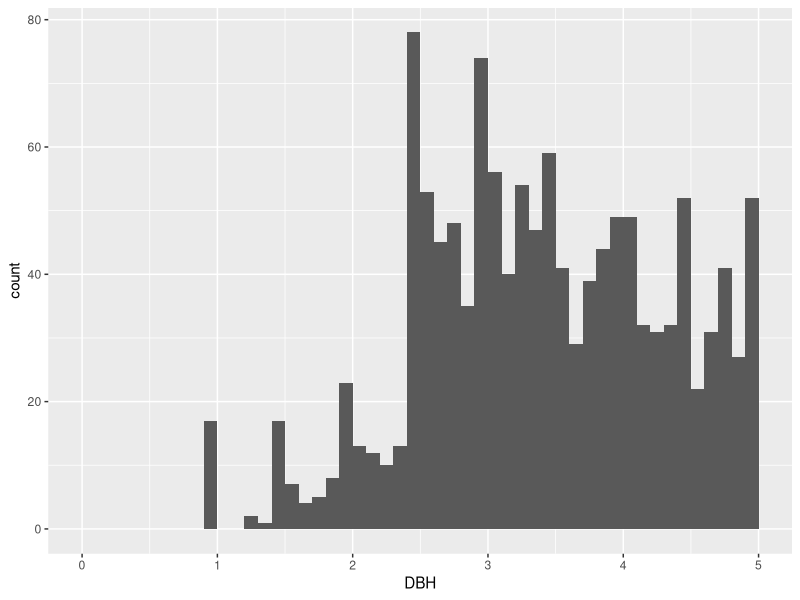
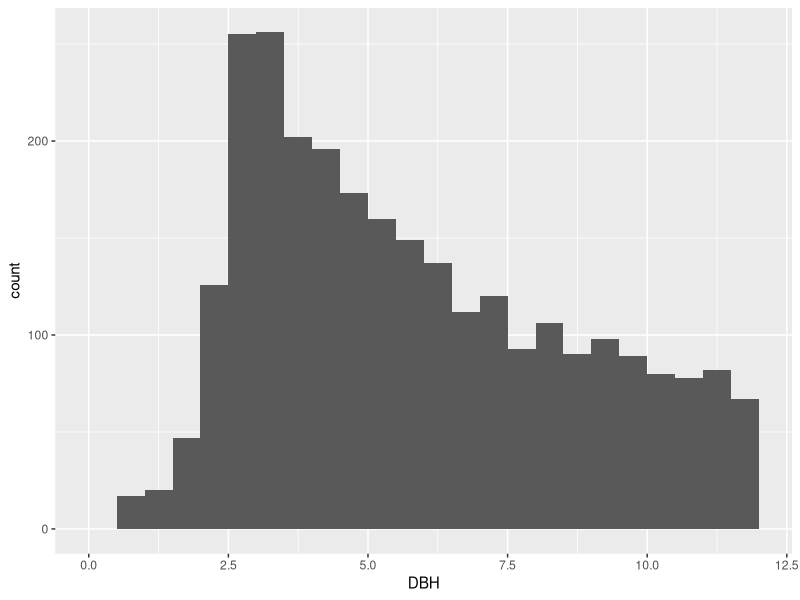
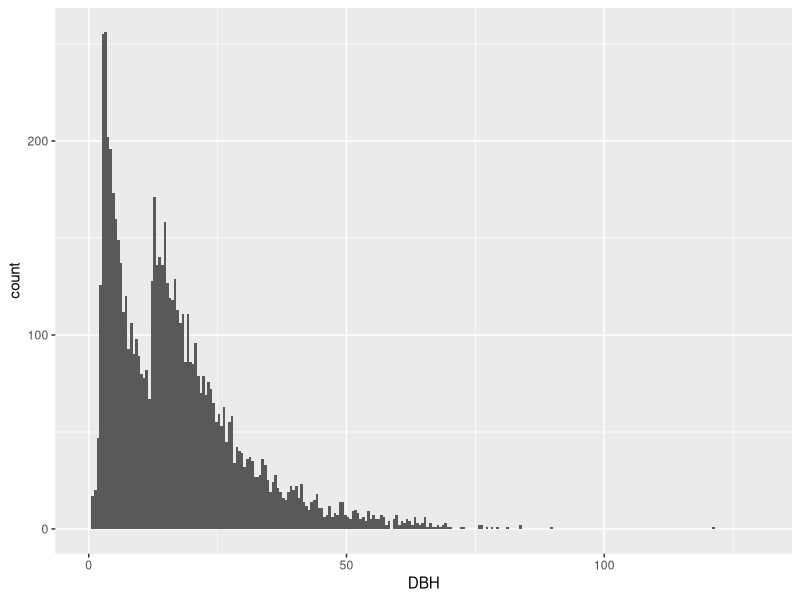

R code for these plots, in order:
# Aaron Tayal
# 4/24/2025
# 2004-2005 trees
# The goal is to generate a data table where each row is a plot, and each
# column is a species of tree. The values would be the basal area of trees
# of that species.

# The purpose is to try and understand the range of "initial" amounts of 
# ash trees in the plots, as well as "initial" amounts of non-ash trees. Then
# the goal of the 2025 research is to see whether non-ash tree species
# exhibited compensatory growth in response to ash-tree mortality (specifically
# within hydric forests)

# Did the basal area of non-ash trees increase within plots that had a high
# amount of ash trees initially?

# Another goal is to look at the waterlogging tolerance of the trees. The goal
# is to determine whether the composition of trees moved towards more flood
# tolerant trees. With that in mind, I'll look at data compiled in the paper
# Niinemets and Valladares 2006, as well as at wetland indicator status.

# Note: because of issues with identifying the elm species (Ulmus rubra vs.
# Ulmus americana, this complicates the goal of examining waterlogging tolerance.

library(dplyr)
library(ggplot2)

# Import the data ##############################################################

dat_04_05 <- read.csv("2004-05_data/EAB_Michigan_2004_2005_trees.csv")
dat_04_05$DBH <- as.numeric(dat_04_05$DBH.12.5cm.or.greater.measured.at.1.37m.from.base)

# Look at the distribution of diameters:
ggplot(data=dat_04_05, aes(x=DBH)) + geom_histogram(breaks=seq(0,5,0.1))
# A few trees have DBH lower than 2.5 cm - not sure why
ggplot(data=dat_04_05, aes(x=DBH)) + geom_histogram(breaks=seq(0,12,0.5))
ggplot(data=dat_04_05, aes(x=DBH)) + geom_histogram(breaks=seq(0,130,0.5))
# The spike at 12.5 cm DBH is because this was the cutoff for measuring 
# trees in the 18 m radius main plot

# Look at the different species of tree:
dat_04_05$Genus.Species <- as.factor(dat_04_05$Genus.Species)
table(dat_04_05$Genus.Species)
species <- levels(dat_04_05$Genus.Species)

# Where was Elaeagnus umbellata found (Autumn olive)?
autumn_olive_rows <- dat_04_05[(dat_04_05$Genus.Species == "Elaeagnus umbellata"),]

# Where was Toxicodendron vernix found (Poison sumac)?
poison_sumac_rows <- dat_04_05[(dat_04_05$Genus.Species == "Toxicodendron vernix"),]


# Big trees >=12.5 cm ##########################################################

# Subset the data to just the trees bigger than 12.5 cm DBH:
dat_04_05_big_trees <- dat_04_05 %>% filter(DBH >= 12.5)

table(dat_04_05_big_trees$Genus.Species)

# Create a plot-level summary
big_trees_by_plot <- dat_04_05_big_trees %>% group_by(Plot.ID) %>% 
  summarise(total_trees = n(),
            total_BA = sum(3.141592654 * ( (DBH / 200) ^ 2 ), na.rm = T),
            Acer = sum(grepl("Acer", Genus.Species, fixed = TRUE)),
            Ailanthus = sum(grepl("Ailanthus", Genus.Species, fixed = TRUE)),
            Amelanchier = sum(grepl("Amelanchier", Genus.Species, fixed = TRUE)),
            Betula = sum(grepl("Betula", Genus.Species, fixed = TRUE)),
            Carpinus = sum(grepl("Carpinus", Genus.Species, fixed = TRUE)),
            Carya = sum(grepl("Carya", Genus.Species, fixed = TRUE)),
            Cornus = sum(grepl("Cornus", Genus.Species, fixed = TRUE)),
            Crataegus = sum(grepl("Crataegus", Genus.Species, fixed = TRUE)),
            Elaeagnus = sum(grepl("Elaeagnus", Genus.Species, fixed = TRUE)),
            Fagus = sum(grepl("Fagus", Genus.Species, fixed = TRUE)),
            Fraxinus = sum(Genus.Species == "FRAM" | Genus.Species == "FRNI" |
                             Genus.Species == "FRPE"),
            Gleditsia = sum(grepl("Gleditsia", Genus.Species, fixed = TRUE)),
            Hamamelis = sum(grepl("Hamamelis", Genus.Species, fixed = TRUE)),
            Juglans = sum(grepl("Juglans", Genus.Species, fixed = TRUE)),
            Juniperus = sum(grepl("Juniperus", Genus.Species, fixed = TRUE)),
            Larix = sum(grepl("Larix", Genus.Species, fixed = TRUE)),
            Liriodendron = sum(grepl("Liriodendron", Genus.Species, fixed = TRUE)),
            Ostraya = sum(grepl("Ostraya", Genus.Species, fixed = TRUE)),
            Pinus = sum(grepl("Pinus", Genus.Species, fixed = TRUE)),
            Populus = sum(grepl("Populus", Genus.Species, fixed = TRUE)),
            Prunus = sum(grepl("Prunus", Genus.Species, fixed = TRUE)),
            Quercus = sum(grepl("Quercus", Genus.Species, fixed = TRUE)),
            Rhamnus = sum(grepl("Rhamnus", Genus.Species, fixed = TRUE)),
            Robinia = sum(grepl("Robinia", Genus.Species, fixed = TRUE)),
            Sassafras = sum(grepl("Sassafras", Genus.Species, fixed = TRUE)),
            Tilia = sum(grepl("Tilia", Genus.Species, fixed = TRUE)),
            Toxicodendron = sum(grepl("Toxicodendron", Genus.Species, fixed = TRUE)),
            Ulmus = sum(grepl("Ulmus", Genus.Species, fixed = TRUE)),
            Unknown = sum(grepl("Unknown", Genus.Species, fixed = TRUE)),
            Viburnum = sum(grepl("Viburnum", Genus.Species, fixed = TRUE)))

tree_genera <- c("Acer","Ailanthus","Amelanchier","Betula","Carpinus","Carya",
                 "Cornus","Crataegus","Elaeagnus","Fagus","Fraxinus","Gleditsia",
                 "Hamamelis","Juglans","Juniperus","Larix","Liriodendron",
                 "Ostraya","Pinus","Populus","Prunus","Quercus","Rhamnus",
                 "Robinia","Sassafras","Tilia","Toxicodendron","Ulmus",
                 "Unknown","Viburnum")

big_trees_by_plot$row_sums_test <- rowSums(big_trees_by_plot[,tree_genera])
big_trees_by_plot$total_trees - big_trees_by_plot$row_sums_test

# Small trees 2.5 cm <= DBH < 12.5 cm #########################################

# Subset the data to just trees between 2.5 to 12.5 cm DBH:
dat_04_05_small_trees <- dat_04_05 %>% filter(DBH >= 2.5 & DBH < 12.5)

table(dat_04_05_small_trees$Genus.Species)

small_trees_by_plot <- dat_04_05_small_trees %>% group_by(Plot.ID) %>% 
  summarise(total_trees = n(),
            total_BA = sum(3.141592654 * ( (DBH / 200) ^ 2 ), na.rm = T),
            Acer = sum(grepl("Acer", Genus.Species, fixed = TRUE)),
            Ailanthus = sum(grepl("Ailanthus", Genus.Species, fixed = TRUE)),
            Amelanchier = sum(grepl("Amelanchier", Genus.Species, fixed = TRUE)),
            Betula = sum(grepl("Betula", Genus.Species, fixed = TRUE)),
            Carpinus = sum(grepl("Carpinus", Genus.Species, fixed = TRUE)),
            Carya = sum(grepl("Carya", Genus.Species, fixed = TRUE)),
            Cornus = sum(grepl("Cornus", Genus.Species, fixed = TRUE)),
            Crataegus = sum(grepl("Crataegus", Genus.Species, fixed = TRUE)),
            Elaeagnus = sum(grepl("Elaeagnus", Genus.Species, fixed = TRUE)),
            Fagus = sum(grepl("Fagus", Genus.Species, fixed = TRUE)),
            Fraxinus = sum(Genus.Species == "FRAM" | Genus.Species == "FRNI" |
                             Genus.Species == "FRPE"),
            Gleditsia = sum(grepl("Gleditsia", Genus.Species, fixed = TRUE)),
            Hamamelis = sum(grepl("Hamamelis", Genus.Species, fixed = TRUE)),
            Juglans = sum(grepl("Juglans", Genus.Species, fixed = TRUE)),
            Juniperus = sum(grepl("Juniperus", Genus.Species, fixed = TRUE)),
            Larix = sum(grepl("Larix", Genus.Species, fixed = TRUE)),
            Liriodendron = sum(grepl("Liriodendron", Genus.Species, fixed = TRUE)),
            Ostraya = sum(grepl("Ostraya", Genus.Species, fixed = TRUE)),
            Pinus = sum(grepl("Pinus", Genus.Species, fixed = TRUE)),
            Populus = sum(grepl("Populus", Genus.Species, fixed = TRUE)),
            Prunus = sum(grepl("Prunus", Genus.Species, fixed = TRUE)),
            Quercus = sum(grepl("Quercus", Genus.Species, fixed = TRUE)),
            Rhamnus = sum(grepl("Rhamnus", Genus.Species, fixed = TRUE)),
            Robinia = sum(grepl("Robinia", Genus.Species, fixed = TRUE)),
            Sassafras = sum(grepl("Sassafras", Genus.Species, fixed = TRUE)),
            Tilia = sum(grepl("Tilia", Genus.Species, fixed = TRUE)),
            Toxicodendron = sum(grepl("Toxicodendron", Genus.Species, fixed = TRUE)),
            Ulmus = sum(grepl("Ulmus", Genus.Species, fixed = TRUE)),
            Unknown = sum(grepl("Unknown", Genus.Species, fixed = TRUE)),
            Viburnum = sum(grepl("Viburnum", Genus.Species, fixed = TRUE)))

small_trees_by_plot$row_sums_test <- rowSums(small_trees_by_plot[,tree_genera])
small_trees_by_plot$total_trees - small_trees_by_plot$row_sums_test

# Stems < 2.5 cm ##############################################################

# Subset the data to just trees less than 2.5 cm DBH:
dat_04_05_below_2.5 <- dat_04_05 %>% filter(DBH < 2.5)

# Data from Niinemets and Valladares ##########################################

tolerance <- read.csv("Cleaned_data/niinemets_valladares_tree_tolerances.csv")

library(stringr)
#tolerance$Drought.tolerance.simple <- 















